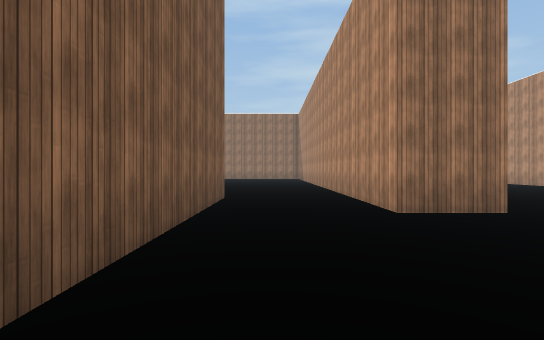
View 1 (above)

23 first-person views from a walk through a Unity game level. The camera is 1.4 m above the floor, looks level and sees 85° across. The floor is counted in squares, 2 m on a side. Each view is taken from the middle of a square. On the plan, view 1 faces up. The plan holds only what a view shows up to about 10 squares ahead; the rest is blank. The place goes on beyond the plan. Surface patterns are stand-ins for the level's own textures.

View 2
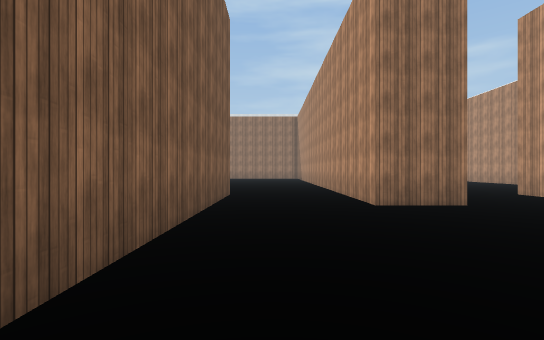

View 3
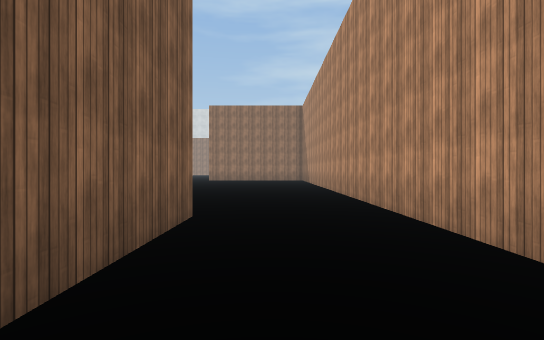

View 4
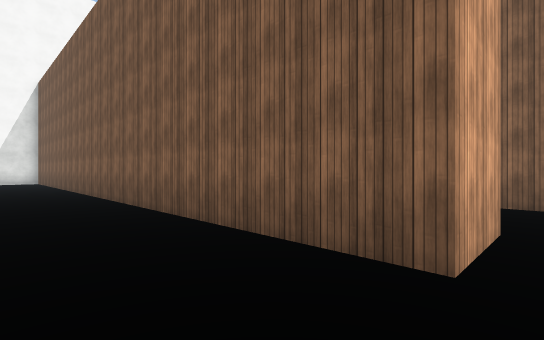

View 5
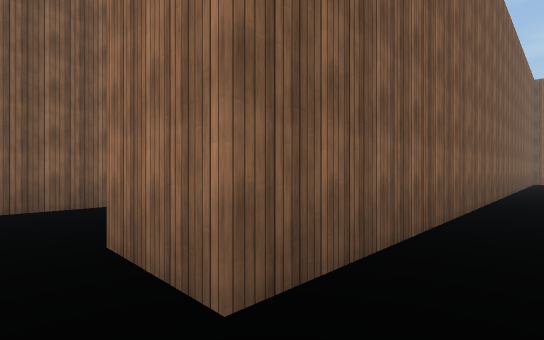

View 6
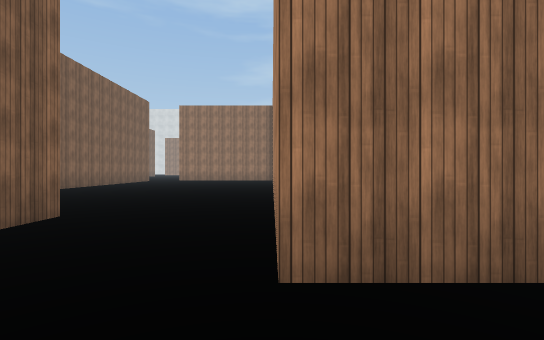

View 7
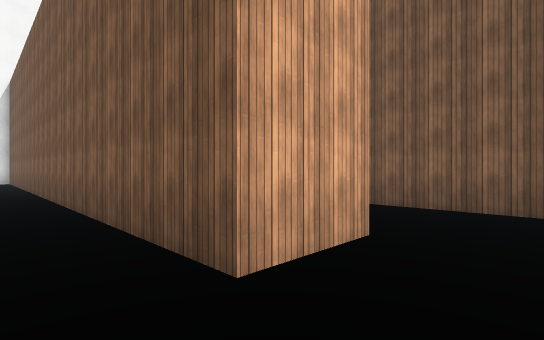

View 8
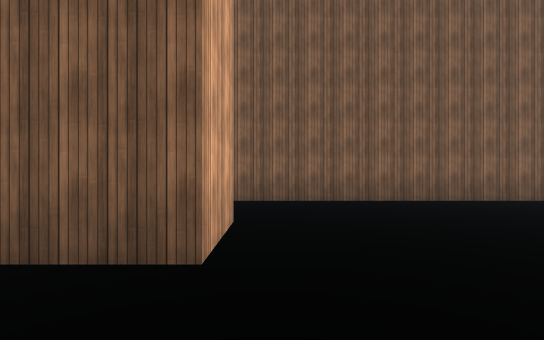

View 9
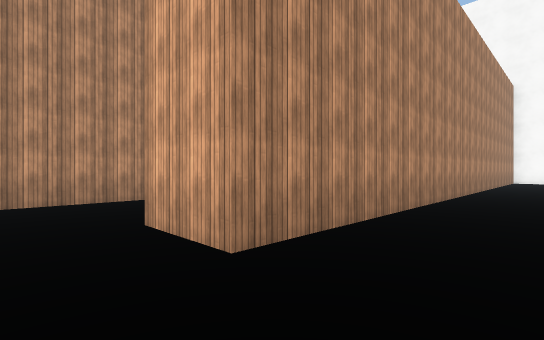

View 10
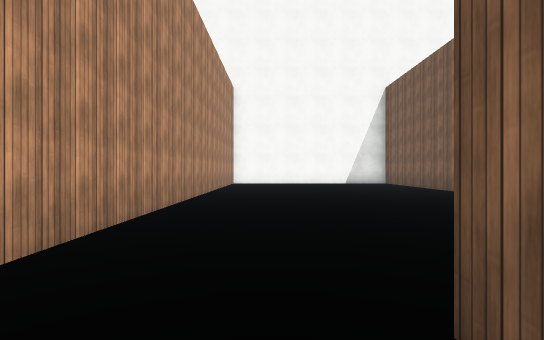

View 11
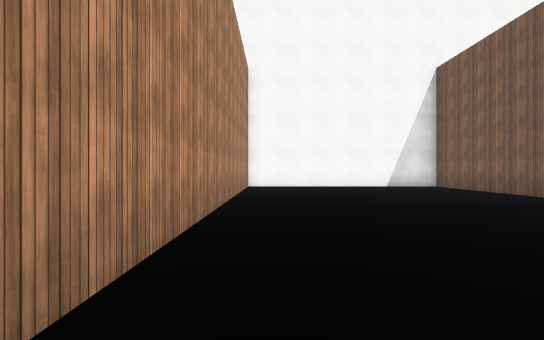

View 12
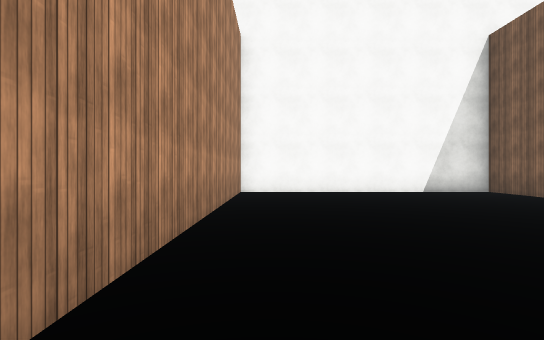

View 13
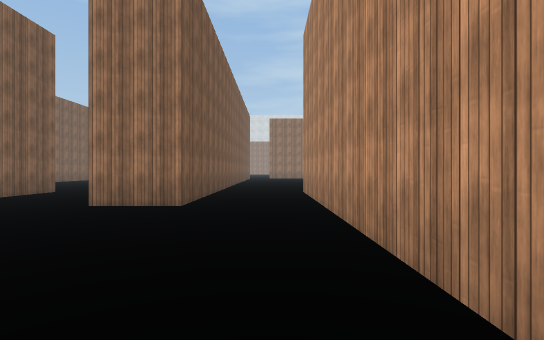

View 14
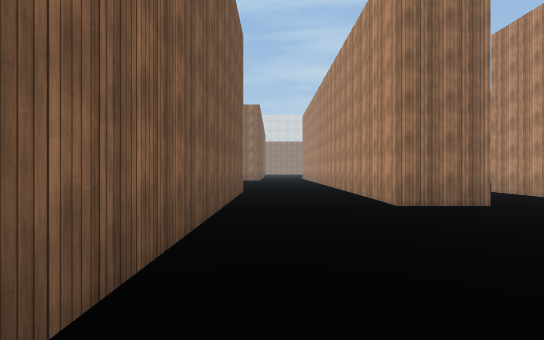

View 15
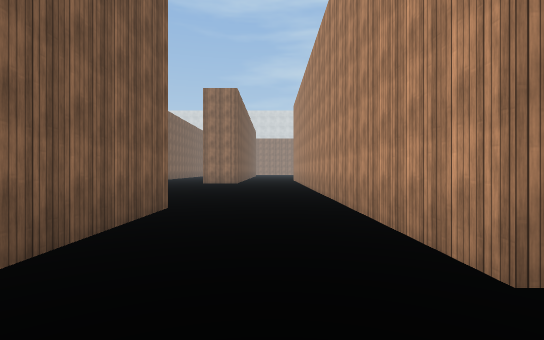

View 16
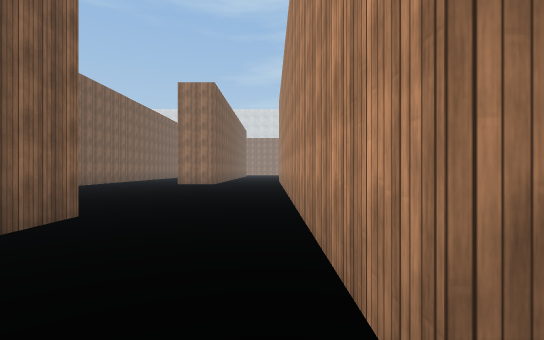

View 17
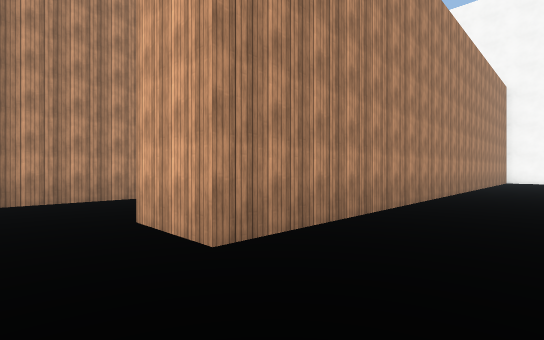

View 18
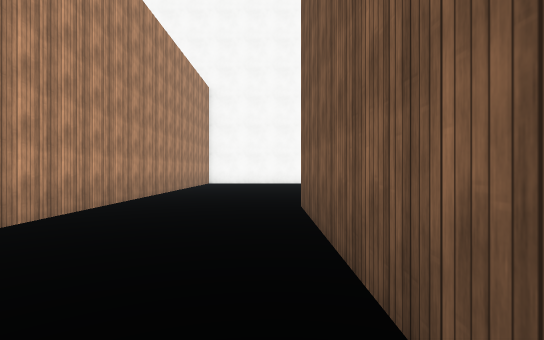

View 19
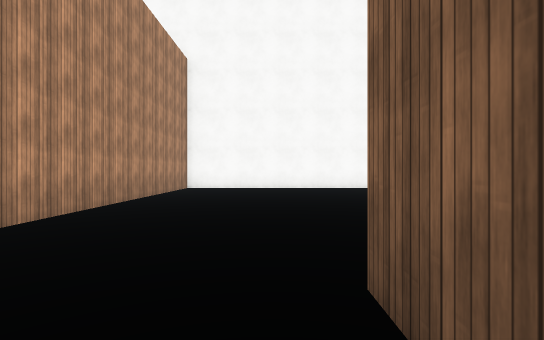

View 20
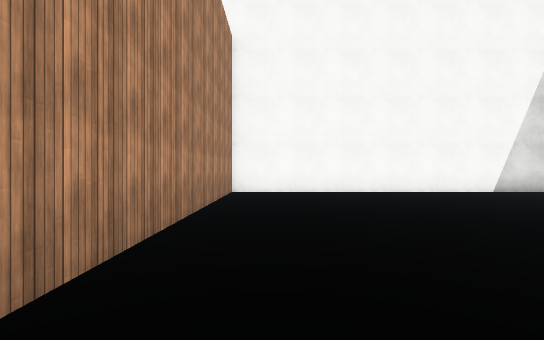

View 21
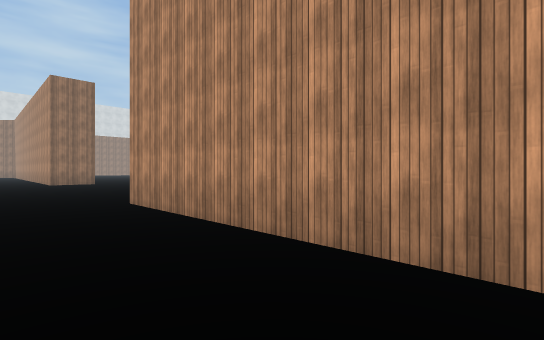

View 22
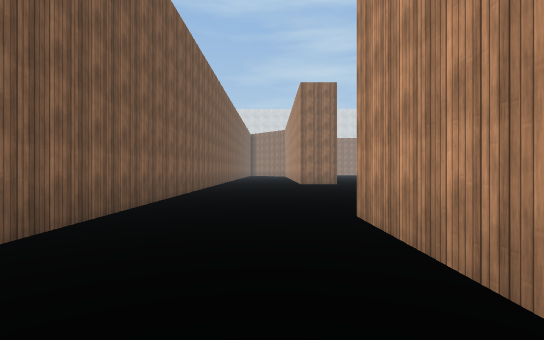

View 23
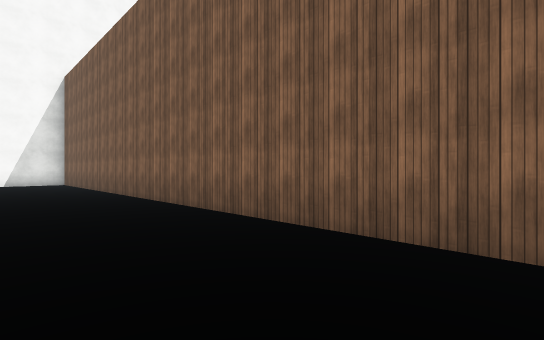

### Floor plan
Points are (right, up) in squares from view 1. A wall is a line through its corners. A room is listed if a view was taken in it or the views show most of it. See-through windows are left out.
Room 1 (views 1, 2, 3, 4, 5, 6, 7, 8, 9)
walls: (-3, 7.5) (-1.2, 7.5) (-1.2, -3.9); (3.8, 13.5) (3.8, 4.8) (2, 4.8) (2, 13); (-5.8, 13.5) (-5.8, 8.5)
ways out: opening at (-4, 8.7) to room 2
Room 2 (views 10, 11, 12, 13, 14, 15, 16, 17, 18, 19, 20, 21, 22, 23)
walls: (-5.8, 8.5) (-5.8, 3.8) (-7.6, 3.8) (-7.6, 13); (-16.6, 13) (-16.6, -0.7); (-22.8, -10.5) (-12.7, -10.5) (-12.7, 7.5) (-10.9, 7.5) (-10.9, -10.5) (-3, -10.5) (-3, 7.5)
ways out: opening at (-4, 8.7) to room 1

Positions as (right, up) in squares from view 1, and headings:
1: (0, 0), facing up
2: (0, -1), facing up
3: (0, 3), facing up
4: (1, 8), facing down-left
5: (5, 4), facing up-left
6: (2, 3), facing up
7: (0, 9), facing down-left
8: (1, 8), facing left
9: (-5, 9), facing down-right
10: (-5, 5), facing down
11: (-4, 2), facing down
12: (-4, -1), facing down
13: (-4, -2), facing up
14: (-10, -2), facing up
15: (-9, 2), facing up
16: (-8, 3), facing up
17: (-15, 9), facing down-right
18: (-16, 5), facing down
19: (-16, 1), facing down
20: (-14, -1), facing down
21: (-15, 1), facing up-right
22: (-14, 3), facing up
23: (-8, 6), facing down-left
